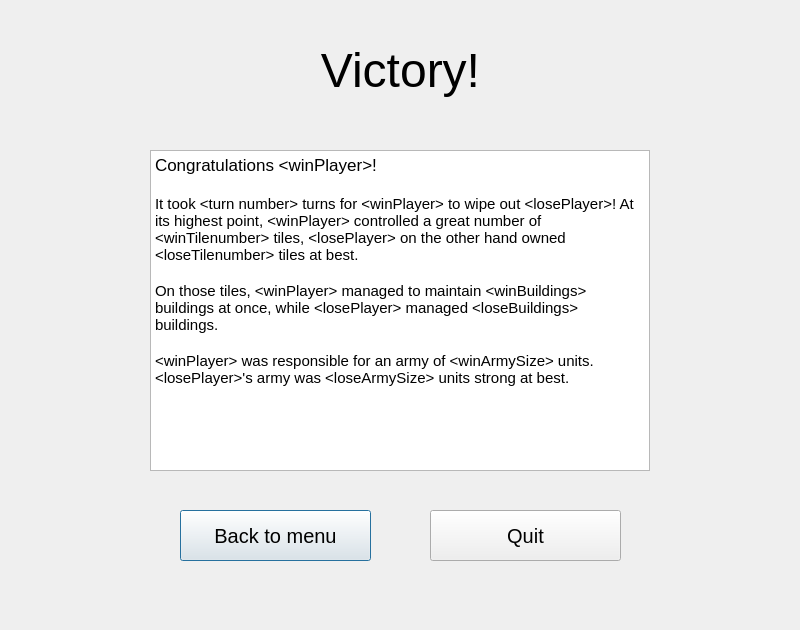
<?xml version="1.0" encoding="UTF-8"?>
<ui version="4.0">
 <class>WinDialog</class>
 <widget class="QDialog" name="WinDialog">
  <property name="geometry">
   <rect>
    <x>0</x>
    <y>0</y>
    <width>800</width>
    <height>630</height>
   </rect>
  </property>
  <property name="windowTitle">
   <string>Conquest of Pirkanmaa</string>
  </property>
  <widget class="QTextBrowser" name="textBrowser">
   <property name="geometry">
    <rect>
     <x>150</x>
     <y>150</y>
     <width>500</width>
     <height>321</height>
    </rect>
   </property>
   <property name="font">
    <font>
     <pointsize>13</pointsize>
    </font>
   </property>
   <property name="html">
    <string>&lt;!DOCTYPE HTML PUBLIC &quot;-//W3C//DTD HTML 4.0//EN&quot; &quot;http://www.w3.org/TR/REC-html40/strict.dtd&quot;&gt;
&lt;html&gt;&lt;head&gt;&lt;meta name=&quot;qrichtext&quot; content=&quot;1&quot; /&gt;&lt;style type=&quot;text/css&quot;&gt;
p, li { white-space: pre-wrap; }
&lt;/style&gt;&lt;/head&gt;&lt;body style=&quot; font-family:'Ubuntu'; font-size:13pt; font-weight:400; font-style:normal;&quot;&gt;
&lt;p style=&quot; margin-top:0px; margin-bottom:0px; margin-left:0px; margin-right:0px; -qt-block-indent:0; text-indent:0px;&quot;&gt;&lt;span style=&quot; font-family:'Ubuntu';&quot;&gt;Congratulations &amp;lt;winPlayer&amp;gt;!&lt;/span&gt;&lt;/p&gt;
&lt;p style=&quot;-qt-paragraph-type:empty; margin-top:0px; margin-bottom:0px; margin-left:0px; margin-right:0px; -qt-block-indent:0; text-indent:0px; font-family:'Ubuntu';&quot;&gt;&lt;br /&gt;&lt;/p&gt;
&lt;p style=&quot; margin-top:0px; margin-bottom:0px; margin-left:0px; margin-right:0px; -qt-block-indent:0; text-indent:0px;&quot;&gt;&lt;span style=&quot; font-family:'Ubuntu'; font-size:11pt;&quot;&gt;It took &amp;lt;turn number&amp;gt; turns for &amp;lt;winPlayer&amp;gt; to wipe out &amp;lt;losePlayer&amp;gt;! At its highest point, &amp;lt;winPlayer&amp;gt; controlled a great number of &amp;lt;winTilenumber&amp;gt; tiles, &amp;lt;losePlayer&amp;gt; on the other hand owned &amp;lt;loseTilenumber&amp;gt; tiles at best.&lt;/span&gt;&lt;/p&gt;
&lt;p style=&quot;-qt-paragraph-type:empty; margin-top:0px; margin-bottom:0px; margin-left:0px; margin-right:0px; -qt-block-indent:0; text-indent:0px; font-family:'Ubuntu'; font-size:11pt;&quot;&gt;&lt;br /&gt;&lt;/p&gt;
&lt;p style=&quot; margin-top:0px; margin-bottom:0px; margin-left:0px; margin-right:0px; -qt-block-indent:0; text-indent:0px;&quot;&gt;&lt;span style=&quot; font-family:'Ubuntu'; font-size:11pt;&quot;&gt;On those tiles, &amp;lt;winPlayer&amp;gt; managed to maintain &amp;lt;winBuildings&amp;gt; buildings at once, while &amp;lt;losePlayer&amp;gt; managed &amp;lt;loseBuildings&amp;gt; buildings.&lt;/span&gt;&lt;/p&gt;
&lt;p style=&quot;-qt-paragraph-type:empty; margin-top:0px; margin-bottom:0px; margin-left:0px; margin-right:0px; -qt-block-indent:0; text-indent:0px; font-family:'Ubuntu'; font-size:11pt;&quot;&gt;&lt;br /&gt;&lt;/p&gt;
&lt;p style=&quot; margin-top:0px; margin-bottom:0px; margin-left:0px; margin-right:0px; -qt-block-indent:0; text-indent:0px;&quot;&gt;&lt;span style=&quot; font-family:'Ubuntu'; font-size:11pt;&quot;&gt;&amp;lt;winPlayer&amp;gt; was responsible for an army of &amp;lt;winArmySize&amp;gt; units. &amp;lt;losePlayer&amp;gt;'s army was &amp;lt;loseArmySize&amp;gt; units strong at best.&lt;/span&gt;&lt;/p&gt;&lt;/body&gt;&lt;/html&gt;</string>
   </property>
  </widget>
  <widget class="QPushButton" name="menuButton">
   <property name="geometry">
    <rect>
     <x>180</x>
     <y>510</y>
     <width>191</width>
     <height>51</height>
    </rect>
   </property>
   <property name="font">
    <font>
     <pointsize>15</pointsize>
     <italic>false</italic>
    </font>
   </property>
   <property name="text">
    <string>Back to menu</string>
   </property>
   <property name="flat">
    <bool>false</bool>
   </property>
  </widget>
  <widget class="QLabel" name="victoryLabel">
   <property name="geometry">
    <rect>
     <x>0</x>
     <y>10</y>
     <width>801</width>
     <height>121</height>
    </rect>
   </property>
   <property name="font">
    <font>
     <pointsize>36</pointsize>
    </font>
   </property>
   <property name="text">
    <string>Victory!</string>
   </property>
   <property name="alignment">
    <set>Qt::AlignCenter</set>
   </property>
  </widget>
  <widget class="QPushButton" name="quitButton">
   <property name="geometry">
    <rect>
     <x>430</x>
     <y>510</y>
     <width>191</width>
     <height>51</height>
    </rect>
   </property>
   <property name="font">
    <font>
     <pointsize>15</pointsize>
     <italic>false</italic>
    </font>
   </property>
   <property name="text">
    <string>Quit</string>
   </property>
   <property name="flat">
    <bool>false</bool>
   </property>
  </widget>
 </widget>
 <resources/>
 <connections/>
</ui>
